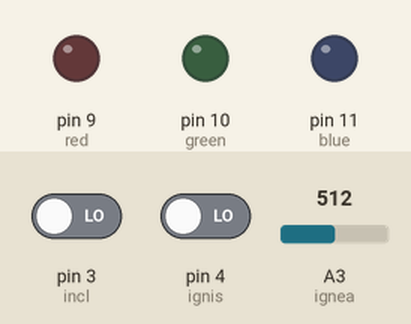
Simulated run of this sketch. Board: Arduino Uno, built with avr-gcc and run on an emulated ATmega328P. Shown: output pins drawn as LEDs (lit = HIGH). The inputs (shaded band) are chosen by the test bench; at power-on: pin 3 (incl) LOW, pin 4 (ignis) LOW, A3 (ignea) = 512. What the sketch prints to the serial monitor is not drawn.

Above: at 1.2 s.
1.3 s: pin 3 (incl) driven HIGH
At 2.5 s:
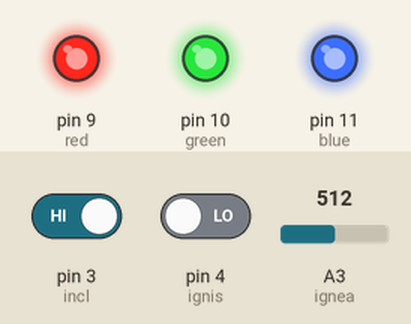
2.8 s: pin 3 (incl) driven LOW
At 3.8 s:
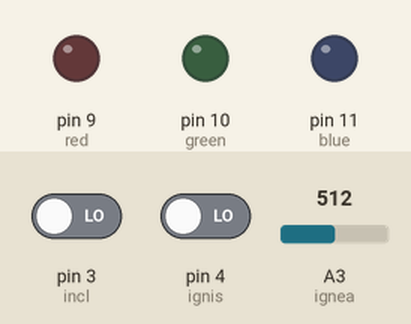
4.3 s: pin 4 (ignis) driven HIGH
At 5.7 s:
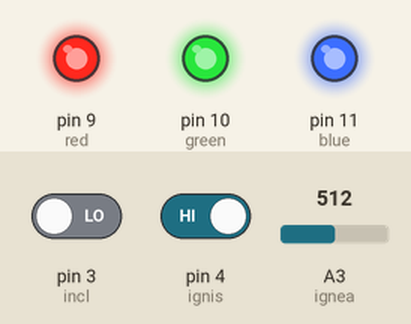
Timing chart, 0 to 7.3 s (numbered marks = the images above; inputs shaded):
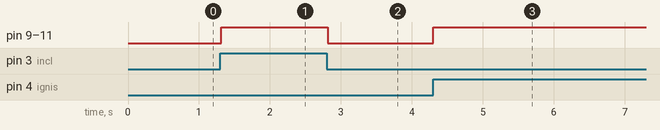

The sketch:

sensor_mercurio.ino
```cpp
int red=9;
int blue=11;
int green=10;
int incl=3;

//sensor de llama

int ignis=4;
int ignea=A3;

void setup() {
  // put your setup code here, to run once:
pinMode(red,OUTPUT);
pinMode(blue,OUTPUT);
pinMode(green,OUTPUT);
pinMode(incl,INPUT);
pinMode(ignea,INPUT);
pinMode(ignea,INPUT);
Serial.begin(9600);

}

void loop() {
  // put your main code here, to run repeatedly:
int valor=digitalRead(incl);

float sensor=analogRead(ignea);
Serial.println(sensor);

int valor2=digitalRead(ignis);

if(valor==HIGH || valor2==HIGH){
 digitalWrite(red,1);
 digitalWrite(blue,1);
 digitalWrite(green,1);
 }else{
  digitalWrite(red,0);
 digitalWrite(blue,0);
 digitalWrite(green,0);
 }
}
```

Measured:
- after the input at 1.3 s, pin 9 (red), pin 10 (green), pin 11 (blue): LOW → HIGH at once
- after the input at 2.8 s, pin 9 (red), pin 10 (green), pin 11 (blue): HIGH → LOW at once
- after the input at 4.3 s, pin 9 (red), pin 10 (green), pin 11 (blue): LOW → HIGH at once
